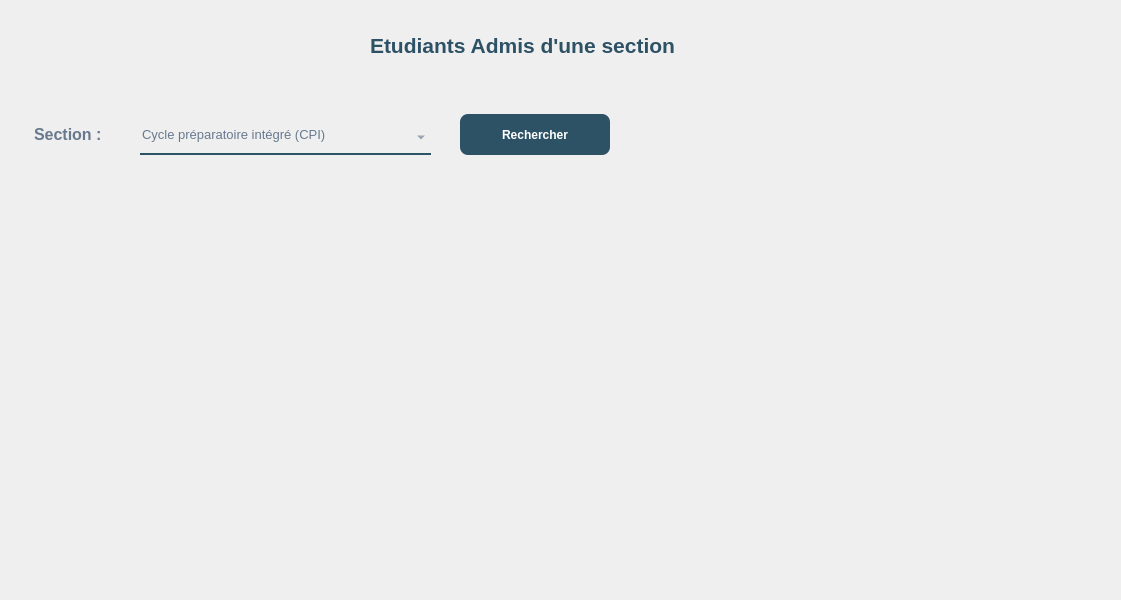
<?xml version="1.0" encoding="UTF-8"?>
<ui version="4.0">
 <class>Dialog</class>
 <widget class="QDialog" name="Dialog">
  <property name="geometry">
   <rect>
    <x>0</x>
    <y>0</y>
    <width>1121</width>
    <height>600</height>
   </rect>
  </property>
  <property name="windowTitle">
   <string>Dialog</string>
  </property>
  <widget class="QTableView" name="tableView">
   <property name="geometry">
    <rect>
     <x>20</x>
     <y>190</y>
     <width>821</width>
     <height>391</height>
    </rect>
   </property>
   <property name="styleSheet">
    <string notr="true">background:rgba(0,0,0,0);
border:none;</string>
   </property>
  </widget>
  <widget class="QLabel" name="label_4">
   <property name="geometry">
    <rect>
     <x>0</x>
     <y>-120</y>
     <width>1131</width>
     <height>761</height>
    </rect>
   </property>
   <property name="styleSheet">
    <string notr="true">border-image:url(:/img/897.jpg);</string>
   </property>
   <property name="text">
    <string/>
   </property>
  </widget>
  <widget class="QPushButton" name="pushButton">
   <property name="geometry">
    <rect>
     <x>460</x>
     <y>114</y>
     <width>150</width>
     <height>41</height>
    </rect>
   </property>
   <property name="font">
    <font>
     <pointsize>-1</pointsize>
     <weight>87</weight>
     <bold>true</bold>
    </font>
   </property>
   <property name="styleSheet">
    <string notr="true">background: rgb(255,255,255);
background: rgba(46,82,101,255);
  border: 0 solid #E2E8F0;
  color: rgb(255, 255, 255);
  font-size: 12px;
  font-weight: 700;
  height: 56px;
  border-radius: 8px;

</string>
   </property>
   <property name="text">
    <string>Rechercher</string>
   </property>
  </widget>
  <widget class="QLabel" name="label_10">
   <property name="geometry">
    <rect>
     <x>370</x>
     <y>20</y>
     <width>411</width>
     <height>51</height>
    </rect>
   </property>
   <property name="font">
    <font>
     <family>Arial</family>
     <pointsize>16</pointsize>
     <weight>75</weight>
     <bold>true</bold>
     <underline>false</underline>
    </font>
   </property>
   <property name="styleSheet">
    <string notr="true">color:rgba(46,82,101,255);
background-color:rgba(0,0,0,0);
</string>
   </property>
   <property name="text">
    <string>Etudiants Admis d'une section</string>
   </property>
  </widget>
  <widget class="QLabel" name="label">
   <property name="geometry">
    <rect>
     <x>30</x>
     <y>120</y>
     <width>111</width>
     <height>35</height>
    </rect>
   </property>
   <property name="font">
    <font>
     <pointsize>12</pointsize>
     <weight>75</weight>
     <bold>true</bold>
    </font>
   </property>
   <property name="styleSheet">
    <string notr="true">background-color:rgba(0,0,0,0);
color:rgb(104, 121, 143);
padding-bottom:7px;</string>
   </property>
   <property name="text">
    <string>Section :</string>
   </property>
  </widget>
  <widget class="QComboBox" name="comboBox">
   <property name="geometry">
    <rect>
     <x>140</x>
     <y>120</y>
     <width>291</width>
     <height>35</height>
    </rect>
   </property>
   <property name="font">
    <font>
     <pointsize>10</pointsize>
     <weight>50</weight>
     <bold>false</bold>
    </font>
   </property>
   <property name="styleSheet">
    <string notr="true">background-color:rgba(0,0,0,0);
border: 2px solid rgba(0,0,0,0);
border-bottom-color:rgba(46,82,101,255);
color:rgb(104, 121, 143);
padding-bottom:7px;</string>
   </property>
   <item>
    <property name="text">
     <string>Cycle préparatoire intégré (CPI)</string>
    </property>
   </item>
   <item>
    <property name="text">
     <string>Licence en sciences de l’informatique (L-I)</string>
    </property>
   </item>
   <item>
    <property name="text">
     <string>Licence en mathématiques appliquée (L-M)</string>
    </property>
   </item>
   <item>
    <property name="text">
     <string>Mastère de recherche en génie logiciel (MR-GL)</string>
    </property>
   </item>
   <item>
    <property name="text">
     <string>Mastère professionnel en génie logiciel (MP-GL)</string>
    </property>
   </item>
   <item>
    <property name="text">
     <string>Diplôme national d'ingénieur en électronique (ING)</string>
    </property>
   </item>
  </widget>
  <zorder>label_4</zorder>
  <zorder>tableView</zorder>
  <zorder>pushButton</zorder>
  <zorder>label_10</zorder>
  <zorder>label</zorder>
  <zorder>comboBox</zorder>
 </widget>
 <resources>
  <include location="../img/back.qrc"/>
 </resources>
 <connections/>
</ui>
